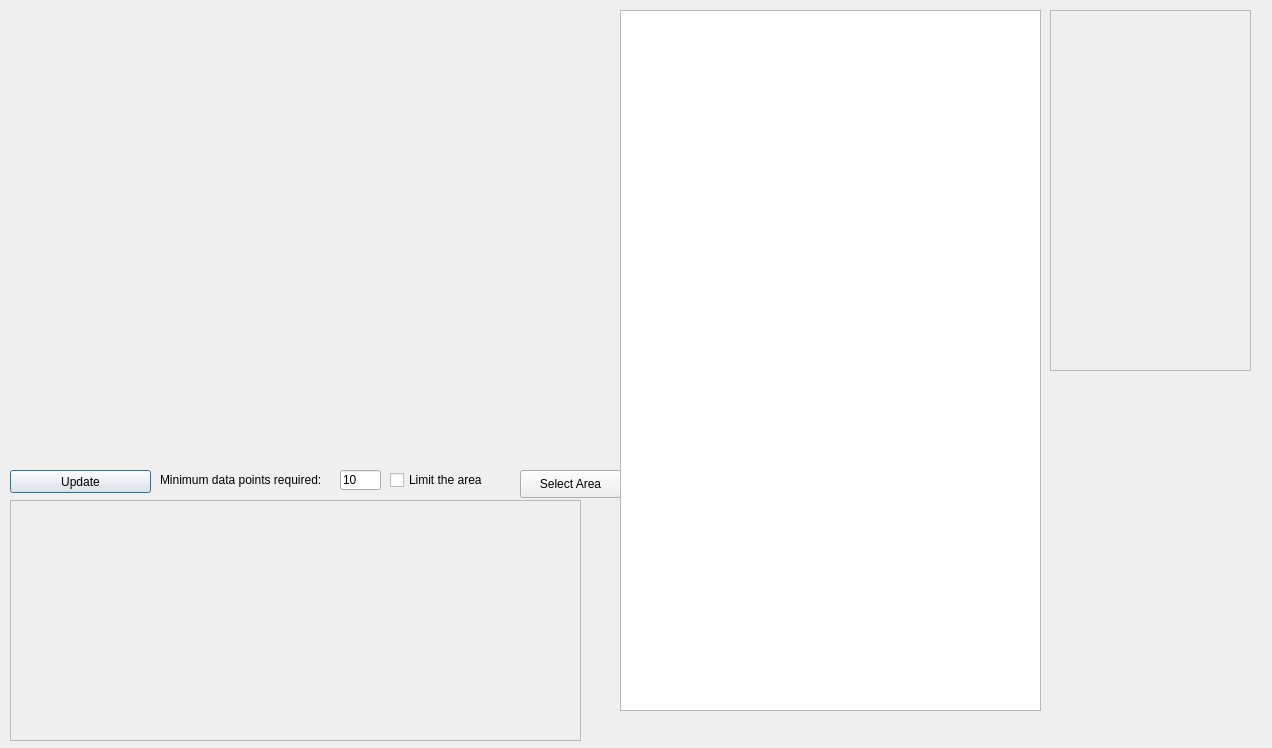
<?xml version="1.0" encoding="UTF-8"?>
<ui version="4.0">
 <class>RunAnalyseDialog</class>
 <widget class="QDialog" name="RunAnalyseDialog">
  <property name="geometry">
   <rect>
    <x>0</x>
    <y>0</y>
    <width>1272</width>
    <height>748</height>
   </rect>
  </property>
  <property name="minimumSize">
   <size>
    <width>591</width>
    <height>652</height>
   </size>
  </property>
  <property name="windowTitle">
   <string>Analyse window</string>
  </property>
  <property name="toolTip">
   <string/>
  </property>
  <widget class="QWidget" name="mplwindow" native="true">
   <property name="geometry">
    <rect>
     <x>10</x>
     <y>0</y>
     <width>601</width>
     <height>461</height>
    </rect>
   </property>
   <property name="sizePolicy">
    <sizepolicy hsizetype="Preferred" vsizetype="Preferred">
     <horstretch>0</horstretch>
     <verstretch>0</verstretch>
    </sizepolicy>
   </property>
   <property name="minimumSize">
    <size>
     <width>461</width>
     <height>0</height>
    </size>
   </property>
   <layout class="QVBoxLayout" name="mplvl">
    <property name="leftMargin">
     <number>0</number>
    </property>
    <property name="topMargin">
     <number>0</number>
    </property>
    <property name="rightMargin">
     <number>0</number>
    </property>
    <property name="bottomMargin">
     <number>0</number>
    </property>
   </layout>
  </widget>
  <widget class="QPushButton" name="pButRun">
   <property name="geometry">
    <rect>
     <x>10</x>
     <y>470</y>
     <width>141</width>
     <height>23</height>
    </rect>
   </property>
   <property name="text">
    <string>Update</string>
   </property>
  </widget>
  <widget class="QScrollArea" name="paramArea">
   <property name="geometry">
    <rect>
     <x>10</x>
     <y>500</y>
     <width>571</width>
     <height>241</height>
    </rect>
   </property>
   <property name="widgetResizable">
    <bool>true</bool>
   </property>
   <widget class="QWidget" name="scrollAreaWidgetContents">
    <property name="geometry">
     <rect>
      <x>0</x>
      <y>0</y>
      <width>569</width>
      <height>239</height>
     </rect>
    </property>
   </widget>
  </widget>
  <widget class="QScrollArea" name="groupBoxConstraints">
   <property name="geometry">
    <rect>
     <x>1050</x>
     <y>10</y>
     <width>201</width>
     <height>361</height>
    </rect>
   </property>
   <property name="widgetResizable">
    <bool>true</bool>
   </property>
   <widget class="QWidget" name="scrollAreaWidgetContents_2">
    <property name="geometry">
     <rect>
      <x>0</x>
      <y>0</y>
      <width>199</width>
      <height>359</height>
     </rect>
    </property>
   </widget>
  </widget>
  <widget class="QLabel" name="label">
   <property name="geometry">
    <rect>
     <x>160</x>
     <y>470</y>
     <width>181</width>
     <height>20</height>
    </rect>
   </property>
   <property name="text">
    <string>Minimum data points required:</string>
   </property>
  </widget>
  <widget class="QLineEdit" name="minNumber">
   <property name="geometry">
    <rect>
     <x>340</x>
     <y>470</y>
     <width>41</width>
     <height>20</height>
    </rect>
   </property>
   <property name="toolTip">
    <string>&lt;html&gt;&lt;head/&gt;&lt;body&gt;&lt;p&gt;The minimum number of samples to show in the graph&lt;/p&gt;&lt;/body&gt;&lt;/html&gt;</string>
   </property>
   <property name="text">
    <string>10</string>
   </property>
  </widget>
  <widget class="QCheckBox" name="CBLimitArea">
   <property name="geometry">
    <rect>
     <x>390</x>
     <y>470</y>
     <width>121</width>
     <height>20</height>
    </rect>
   </property>
   <property name="text">
    <string>Limit the area</string>
   </property>
  </widget>
  <widget class="QPushButton" name="PBSelectArea">
   <property name="geometry">
    <rect>
     <x>520</x>
     <y>470</y>
     <width>101</width>
     <height>28</height>
    </rect>
   </property>
   <property name="text">
    <string>Select Area</string>
   </property>
  </widget>
  <widget class="QTableView" name="TVValues">
   <property name="geometry">
    <rect>
     <x>620</x>
     <y>10</y>
     <width>421</width>
     <height>701</height>
    </rect>
   </property>
   <property name="selectionMode">
    <enum>QAbstractItemView::MultiSelection</enum>
   </property>
  </widget>
 </widget>
 <resources/>
 <connections/>
</ui>
